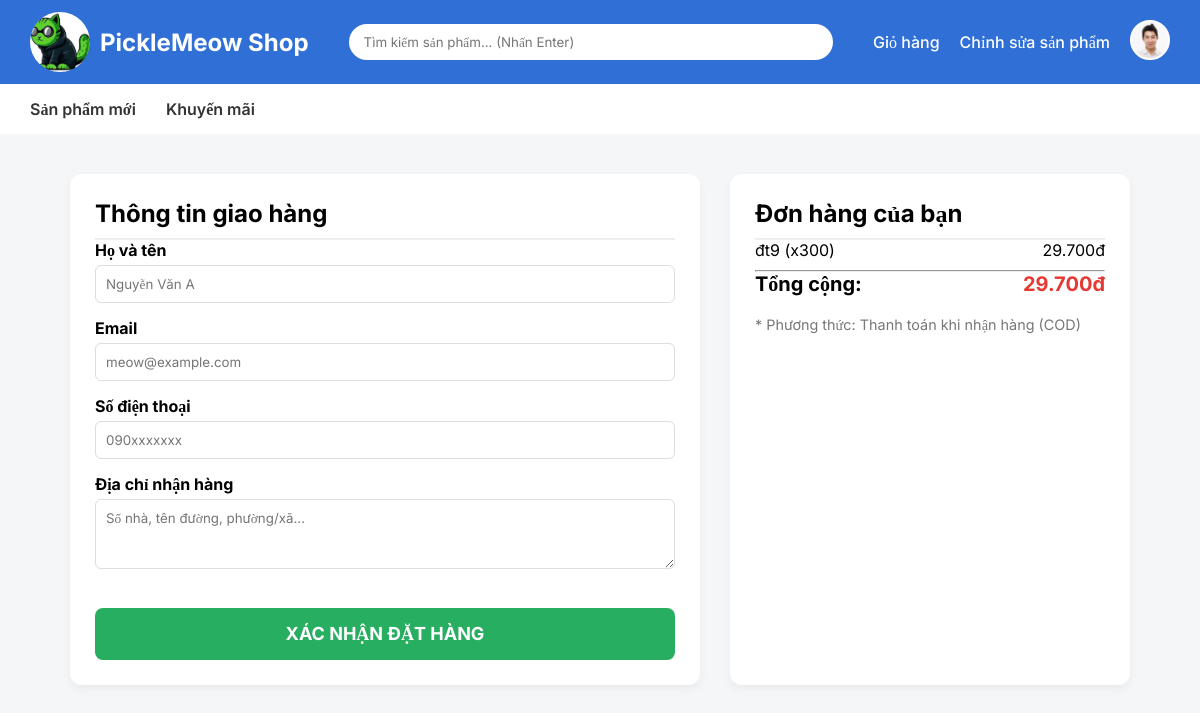
Page /basic_seller_website/pages/checkout.php (signed in) on the committed database.
### tables this page shows
CREATE TABLE users (
  id int(11) NOT NULL,
  fullname varchar(100) NOT NULL,
  email varchar(100) NOT NULL,
  phone varchar(15) DEFAULT NULL,
  address text DEFAULT NULL,
  password varchar(255) NOT NULL,
  role enum('user','admin') DEFAULT 'user',
  created_at timestamp NOT NULL DEFAULT current_timestamp(),
  avatar varchar(255) DEFAULT 'default.png'
);

CREATE TABLE cart_items (
  id int(11) NOT NULL,
  user_id int(11) DEFAULT NULL,
  session_id varchar(255) DEFAULT NULL,
  product_id int(11) NOT NULL,
  quantity int(11) NOT NULL DEFAULT 1,
  created_at timestamp NOT NULL DEFAULT current_timestamp()
);

CREATE TABLE products (
  id int(11) NOT NULL,
  category_id int(11) NOT NULL,
  name varchar(255) NOT NULL,
  description text DEFAULT NULL,
  price int(11) NOT NULL,
  stock int(11) DEFAULT 0,
  image varchar(255) DEFAULT NULL,
  created_at timestamp NOT NULL DEFAULT current_timestamp(),
  discount int(11) DEFAULT 0,
  is_banner tinyint(1) DEFAULT 0
);

### basic_seller_website/pages/checkout.php (the view, shortened to what this page needs)
<?php
require_once __DIR__ . '/../config/db.php';
require_once __DIR__ . '/../includes/header.php';
$user_id = isset($_SESSION['user_id']) ? $_SESSION['user_id'] : null;
$session_id = session_id();
if ($user_id) {
    $sql = "SELECT c.quantity as cart_qty, p.* FROM cart_items c JOIN products p ON c.product_id = p.id WHERE c.user_id = ?";
    $stmt = $conn->prepare($sql);
    $stmt->execute([$user_id]);
} else {
    $sql = "SELECT c.quantity as cart_qty, p.* FROM cart_items c JOIN products p ON c.product_id = p.id WHERE c.session_id = ?";
    $stmt = $conn->prepare($sql);
    $stmt->execute([$session_id]);
}
$cart_products = $stmt->fetchAll();
$total_all = 0;
foreach ($cart_products as $p) {
    $total_all += $p['price'] * $p['cart_qty'];
}
?>
<!DOCTYPE html>
<html lang="vi">
<head>
</head>
<body>
<div class="checkout-container">
    <div class="card">
        <h2>Thông tin giao hàng</h2>
        <form method="POST" id="checkout-form">
            <div class="form-group">
                <label>Họ và tên</label>
                <input type="text" name="full_name" required placeholder="Nguyễn Văn A">
            </div>
            <div class="form-group">
                <label>Email</label>
                <input type="email" name="email" required placeholder="meow@example.com">
            </div>
            <div class="form-group">
                <label>Số điện thoại</label>
                <input type="text" name="phone" required placeholder="090xxxxxxx">
            </div>
            <div class="form-group">
                <label>Địa chỉ nhận hàng</label>
                <textarea name="address" rows="3" required placeholder="Số nhà, tên đường, phường/xã..."></textarea>
            </div>
            <button type="submit" name="place_order" class="btn-order">XÁC NHẬN ĐẶT HÀNG</button>
        </form>
    </div>
    <div class="card">
        <h2>Đơn hàng của bạn</h2>
        <?php foreach ($cart_products as $p): ?>
            <div class="summary-item">
                <span><?php echo $p['name']; ?> (x<?php echo $p['cart_qty']; ?>)</span>
                <span><?php echo number_format($p['price'] * $p['cart_qty'], 0, ',', '.'); ?>đ</span>
            </div>
        <?php endforeach; ?>
        <hr>
        <div class="summary-item" style="font-size: 20px; font-weight: bold;">
            <span>Tổng cộng:</span>
            <span class="price"><?php echo number_format($total_all, 0, ',', '.'); ?>đ</span>
        </div>
        <p style="font-size: 0.9em; color: #777; margin-top: 20px;">* Phương thức: Thanh toán khi nhận hàng (COD)</p>
    </div>
</div>
</body>
</html>

### basic_seller_website/includes/header.php (shortened to what this page needs)
<?php
require_once __DIR__ . '/../config/db.php';
$avatar_top = "/basic_seller_web/img/avatars/default.png";
if (isset($_SESSION['user_id'])) {
    $stmt_u = $conn->prepare("SELECT avatar FROM users WHERE id = ?");
    $stmt_u->execute([$_SESSION['user_id']]);
    $current_user = $stmt_u->fetch();
    if ($current_user && !empty($current_user['avatar'])) {
        $avatar_top = "/basic_seller_web/img/avatars/" . $current_user['avatar'];
    }
}
?>
<!DOCTYPE html>
<html lang="vi">
<head>
</head>
<body>
<div class="topbar">
    <a href="/basic_seller_web/index.php" class="logo">
        <img src="/basic_seller_web/img/pickle_meow_logo.png" alt="Logo">
        PickleMeow Shop
    </a>
    <div class="search-box">
        <form action="/basic_seller_web/pages/search.php" method="GET">
            <input type="text" name="q" placeholder="Tìm kiếm sản phẩm... (Nhấn Enter)" required>
        </form>
    </div>
    <div class="header-links">
        <a href="/basic_seller_web/pages/cart.php">Giỏ hàng</a>
        <?php if(isset($_SESSION['user_id'])): ?>
            <?php if(isset($_SESSION['role']) && $_SESSION['role'] === 'admin'): ?>
                <a href="/basic_seller_web/admin/admin.php">Chỉnh sửa sản phẩm</a>
            <?php endif; ?>
            <div class="user-menu">
                <a href="/basic_seller_web/pages/user.php">
                    <img src="<?php echo $avatar_top; ?>" alt="User Avatar" class="avatar-img-top">
                </a>
            </div>
        <?php else: ?>
            <a href="/basic_seller_web/auth/login.php">Đăng nhập</a>
        <?php endif; ?>
    </div>
</div>
<div class="menu">
    <a href="#">Sản phẩm mới</a>
    <a href="/basic_seller_web/pages/sale_off.php">Khuyến mãi</a>
</div>

### basic_seller_website/includes/header.php (style rules this page uses)
* { margin:0;padding:0;box-sizing:border-box;font-family:Inter }
body { background:#f3f5f7 }
.topbar { background:#2f6fd6;padding:12px 30px;display:flex;align-items:center;justify-content:space-between; }
.logo { color: white;text-decoration: none;display: flex;align-items: center;gap: 10px;font-size: 24px;font-weight: bold; }
.logo img { height: 60px;width: 60px;object-fit: cover;border-radius: 50%; }
.search-box { flex:1;margin:0 40px; }
.search-box input { width:100%;padding:10px 15px;border:none;border-radius:20px;outline:none; }
.header-links { display:flex;align-items:center;gap:20px; }
.header-links a { color:white;text-decoration:none;font-weight:500; }
.user-menu { position: relative; display: flex; align-items: center; }
.avatar-img-top { width: 40px; height: 40px; border-radius: 50%; object-fit: cover; border: 2px solid white; cursor: pointer; background: white; }
.menu { background:white;padding:15px 30px;display:flex;gap:30px;font-weight:600; }
.menu a { color:#333;text-decoration:none }

### basic_seller_website/pages/checkout.php (style rules this page uses)
body { font-family: 'Inter', sans-serif; background: #f4f6f8; }
.checkout-container { max-width: 1100px; margin: 40px auto; display: grid; grid-template-columns: 1fr 400px; gap: 30px; padding: 0 20px; }
.card { background: white; padding: 25px; border-radius: 12px; box-shadow: 0 4px 10px rgba(0,0,0,0.05); }
h2 { margin-top: 0; border-bottom: 2px solid #eee; padding-bottom: 10px; }
.form-group { margin-bottom: 15px; }
label { display: block; margin-bottom: 5px; font-weight: bold; }
input, textarea { width: 100%; padding: 10px; border: 1px solid #ddd; border-radius: 6px; box-sizing: border-box; }
.summary-item { display: flex; justify-content: space-between; margin-bottom: 10px; }
.btn-order { width: 100%; background: #27ae60; color: white; padding: 15px; border: none; border-radius: 8px; font-size: 18px; font-weight: bold; cursor: pointer; margin-top: 20px; }
.price { color: #e53935; font-weight: bold; }

### rows in the picture
users: avatar (picture)
cart_items: product.name "đt9", quantity "300", $p['price'] * $p['cart_qty'] "29.700"

### other values in the picture
$total_all "29.700"
